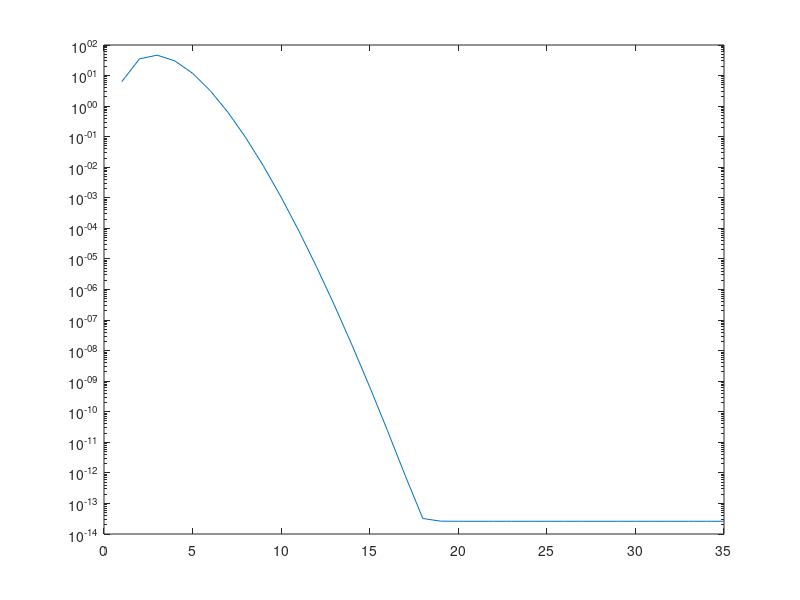

The MATLAB source for this figure:
xA = 0;
xB = 2*pi;
x = linspace(xA, xB, 1000);

N_max = 35;
wektor_N = 1:N_max;
bledy = zeros(1, N_max);

y_dokladne = sin(x);

for N = 1:N_max
    y_przyblizone = zeros(size(x));
    for n = 0:(N-1)
        wyraz = ((-1)^n / factorial(2*n + 1)) * x.^(2*n + 1);
        y_przyblizone = y_przyblizone + wyraz;
    end
    blad_bezwzgledny = abs(y_przyblizone - y_dokladne);
    bledy(N) = max(blad_bezwzgledny);
end

figure;
clf;
semilogy(wektor_N, bledy);
